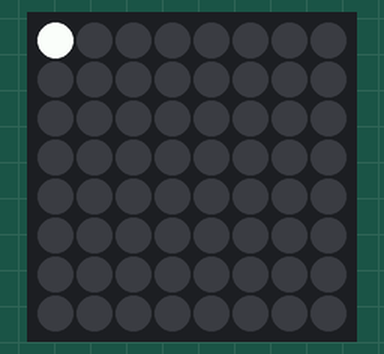
Simulated run of this program. Board: Raspberry Pi (BCM pin numbers) with a Sense HAT. Parts: the Sense HAT's 8×8 RGB LED matrix.

Above: at 0.27 s.
At 0.87 s:
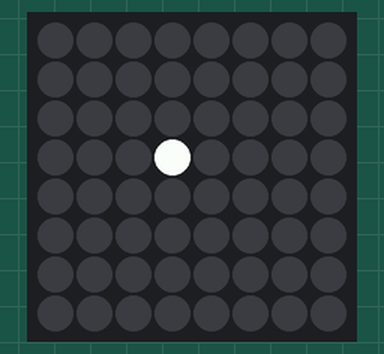
At 1.27 s:
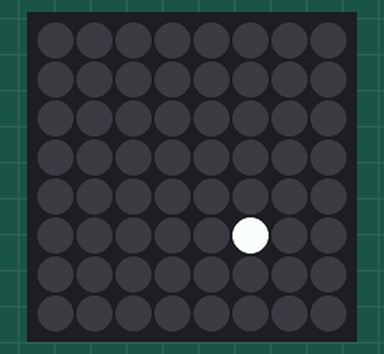
At 1.68 s:
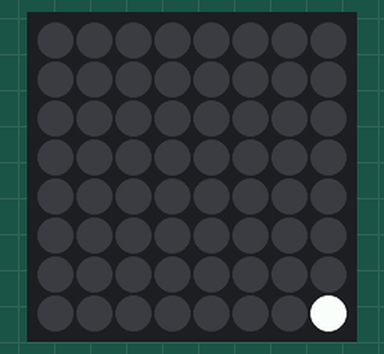

Measured:
- by itself, everything shown: repeats every 1.6 s, in 16 steps

The program:

Sense-1.py
```python
from time import sleep
from sense_hat import SenseHat
sense=SenseHat()

on=False
x=0
y=0
while True:
    sleep(0.1)
    on= not on
    if on:
        r=0
        g=0
        b=0
        sense.clear((r,g,b))
    else:
        # Define some colours
        w = (255, 255, 255) # White
        b = (0, 0, 0) # Black

        # Set up where each colour will dis
        creeper_pixels = [
            b, b, b, b, b, b, b, b,
            b, b, b, b, b, b, b, b,
            b, b, b, b, b, b, b, b,
            b, b, b, b, b, b, b, b,
            b, b, b, b, b, b, b, b,
            b, b, b, b, b, b, b, b,
            b, b, b, b, b, b, b, b,
            b, b, b, b, b, b, b, b
        ]

        # Display these colours on the LED matrix
        sense.set_pixels(creeper_pixels)

        # move
        sense.set_pixel(x,y,w)
        x+=1
        y+=1
        if x==8: x=0
        if y==8: y=0
```
